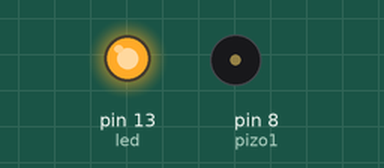
This sketch was run on a simulated Arduino Uno, built with avr-gcc and run on an emulated ATmega328P. Shown: output pins drawn as LEDs (lit = HIGH), buzzer (waves = sounding). What the sketch prints to the serial monitor is not drawn.

Above: at 0.18 s.
At 32.1 s:
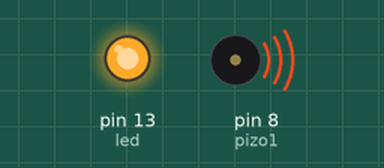
Timing chart, 0 to 40.0 s (numbered marks = the images above):
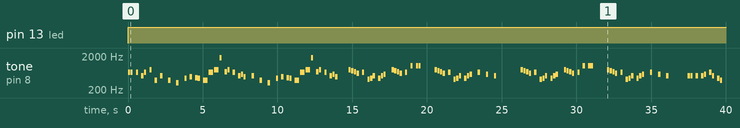

Measured:
- by itself, pin 13 (led): LOW → HIGH at 0.00 s
- by itself, tone on pin 8 (pizo1): plays 659 Hz for 0.15 s, 659 Hz for 0.15 s, 659 Hz for 0.15 s, 523 Hz for 0.15 s, 659 Hz for 0.15 s, 784 Hz for 0.15 s … (116 notes in this stretch)

The sketch:

music_mario_bros.ino
```cpp
#include <pitches.h>
#define NO_SOUND 0

// componentes
int led = 13;
int pizo1 = 8;
int unavez = true;

/* Hoja 1 */
void hoja1(){
    int h1_notas[] = {NOTE_E5,NOTE_E5,NO_SOUND,NOTE_E5,NO_SOUND,NOTE_C5,NOTE_E5, NO_SOUND,NOTE_G5, NO_SOUND,NOTE_G4, NO_SOUND,NOTE_C5,NO_SOUND,NO_SOUND,NOTE_G4,NO_SOUND,NOTE_E4,NO_SOUND,NO_SOUND,NOTE_A4,NO_SOUND,NOTE_B4,NO_SOUND,NOTE_AS4,NOTE_A4,NO_SOUND,NOTE_G4,NOTE_E5,NOTE_G5,NOTE_A6,NO_SOUND,NOTE_F5,NOTE_G5,NO_SOUND,NOTE_E5,NO_SOUND,NOTE_C5,NOTE_D5,NOTE_B4,NO_SOUND,NOTE_C5,NO_SOUND,NO_SOUND,NOTE_G4,NO_SOUND,NOTE_E4,NO_SOUND,NO_SOUND,NOTE_A4,NO_SOUND,NOTE_B4,NO_SOUND,NOTE_AS4,NOTE_A4,NO_SOUND,NOTE_G4,NOTE_E5,NOTE_G5,NOTE_A6,NO_SOUND,NOTE_F5,NOTE_G5,NO_SOUND,NOTE_E5,NO_SOUND,NOTE_C5,NOTE_D5,NOTE_B4,NO_SOUND};
    int h1_tiempos[] = {4,4,4,4,4,4,4,4,4,4,4,4,4,4,4,4,2,4,4,4,4,4,4,4,4,4,4,2,2,2,4,4,4,4,4,4,4,4,4,4,2,4,4,4,4,2,4,4,4,4,4,4,4,4,4,4,2,2,2,4,4,4,4,4,4,4,4,4,4,2};

    int duracion = 0;
    int paso = 600;
    int nota = 0;
    for(int i = 0; i < 70; i++){
        duracion = paso/h1_tiempos[i];
        nota = h1_notas[i];
        tone(pizo1, nota, duracion);
        delay(duracion * 1.2);
        //noTone(pizo1);
        //noTone(pizo2);
    }
}

/* Hoja 2 */
void hoja2(){
    int h2_notas[] = {NO_SOUND,NOTE_G5,NOTE_FS5,NOTE_F5,NOTE_DS5,NO_SOUND,NOTE_E5,NO_SOUND,NOTE_GS4,NOTE_A4,NOTE_C5,NO_SOUND,NOTE_A4,NOTE_C5,NOTE_D5,NO_SOUND,NOTE_G5,NOTE_FS5,NOTE_F5,NOTE_DS5,NO_SOUND,NOTE_E5,NO_SOUND,NOTE_C6,NO_SOUND,NOTE_C6,NOTE_C6,NO_SOUND,NO_SOUND,NO_SOUND,NOTE_G5,NOTE_FS5,NOTE_F5,NOTE_DS5,NO_SOUND,NOTE_E5,NO_SOUND,NOTE_GS4,NOTE_A4,NOTE_C5,NO_SOUND,NOTE_A4,NOTE_C5,NOTE_D5,NO_SOUND,NOTE_E5,NO_SOUND,NO_SOUND,NOTE_D5,NO_SOUND,NOTE_C5,NO_SOUND,NO_SOUND,NO_SOUND};
    int h2_tiempos[] = {2,4,4,4,4,4,4,4,4,4,4,4,4,4,4,2,4,4,4,4,4,4,4,4,4,4,4,4,2,2,4,4,4,4,4,4,4,4,4,4,4,4,4,4,2,4,4,4,4,2,4,4,2,1};

    int duracion = 0;
    int paso = 600;
    int nota = 0;
    for(int i = 0; i < 54; i++){
        duracion = paso/h2_tiempos[i];
        nota = h2_notas[i];
        tone(pizo1, nota, duracion);
        delay(duracion * 1.2);
        //noTone(pizo1);
        //noTone(pizo2);
    }
}

/* Hoja 3 */
void hoja3(){
    int h3_notas[] = {NO_SOUND,NOTE_G5,NOTE_FS5,NOTE_F5,NOTE_DS5,NO_SOUND,NOTE_E5,NO_SOUND,NOTE_GS4,NOTE_A4,NOTE_C5,NO_SOUND,NOTE_A4,NOTE_C5,NOTE_D5,NO_SOUND,NOTE_G5,NOTE_FS5,NOTE_F5,NOTE_DS5,NO_SOUND,NOTE_E5,NO_SOUND,NOTE_C6,NO_SOUND,NOTE_C6,NOTE_C6,NO_SOUND,NO_SOUND,NO_SOUND,NOTE_G5,NOTE_FS5,NOTE_F5,NOTE_DS5,NO_SOUND,NOTE_E5,NO_SOUND,NOTE_GS4,NOTE_A4,NOTE_C5,NO_SOUND,NOTE_A4,NOTE_C5,NOTE_D5,NO_SOUND,NOTE_E5,NO_SOUND,NO_SOUND,NOTE_D5,NO_SOUND,NOTE_C5,NO_SOUND,NO_SOUND,NO_SOUND};
    int h3_tiempos[] = {2,4,4,4,4,4,4,4,4,4,4,4,4,4,4,2,4,4,4,4,4,4,4,4,4,4,4,4,2,2,4,4,4,4,4,4,4,4,4,4,4,4,4,4,2,4,4,4,4,2,4,4,2,1};

    int duracion = 0;
    int paso = 600;
    int nota = 0;
    for(int i = 0; i < 54; i++){
        duracion = paso/h3_tiempos[i];
        nota = h3_notas[i];
        tone(pizo1, nota, duracion);
        delay(duracion * 1.2);
        //noTone(pizo1);
        //noTone(pizo2);
    }
}

/* Hoja 4 */
void hoja4(){
    int h4_notas[] = {NOTE_C5,NOTE_C5,NO_SOUND,NOTE_C5,NO_SOUND,NOTE_C5,NOTE_D5,NO_SOUND,NOTE_E5,NOTE_C5,NO_SOUND,NOTE_A4,NOTE_G4,NO_SOUND,NO_SOUND,NOTE_C5,NOTE_C5,NO_SOUND,NOTE_C5,NO_SOUND,NOTE_C5,NOTE_D5,NOTE_E5,NO_SOUND,NO_SOUND,NOTE_C5,NOTE_C5,NO_SOUND,NOTE_C5,NO_SOUND,NOTE_C5,NOTE_D5,NO_SOUND,NOTE_E5,NOTE_C5,NO_SOUND,NOTE_A4,NOTE_G4,NO_SOUND,NO_SOUND,NOTE_E5,NOTE_E5,NO_SOUND,NOTE_E5,NO_SOUND,NOTE_C5,NOTE_E5, NO_SOUND,NOTE_G5, NO_SOUND,NOTE_G4, NO_SOUND};
    int h4_tiempos[] = {4,4,4,4,4,4,4,4,4,4,4,4,4,4,2,4,4,4,4,4,4,4,4,1,1,4,4,4,4,4,4,4,4,4,4,4,4,4,4,2,4,4,4,4,4,4,4,4,4,4,4,4};

    int duracion = 0;
    int paso = 600;
    int nota = 0;
    for(int i = 0; i < 52; i++){
        duracion = paso/h4_tiempos[i];
        nota = h4_notas[i];
        tone(pizo1, nota, duracion);
        delay(duracion * 1.2);
        //noTone(pizo1);
        //noTone(pizo2);
    }
}

/* Hoja 5 */
void hoja5(){
    int h5_notas[] = {NOTE_C5,NO_SOUND,NO_SOUND,NOTE_G4,NO_SOUND,NOTE_E4,NO_SOUND,NO_SOUND,NOTE_A4,NO_SOUND,NOTE_B4,NO_SOUND,NOTE_AS4,NOTE_A4,NO_SOUND,NOTE_G4,NOTE_E5,NOTE_G5,NOTE_A6,NO_SOUND,NOTE_F5,NOTE_G5,NO_SOUND,NOTE_E5,NO_SOUND,NOTE_C5,NOTE_D5,NOTE_B4,NO_SOUND,NOTE_C5,NO_SOUND,NO_SOUND,NOTE_G4,NO_SOUND,NOTE_E4,NO_SOUND,NO_SOUND,NOTE_A4,NO_SOUND,NOTE_B4,NO_SOUND,NOTE_AS4,NOTE_A4,NO_SOUND,NOTE_G4,NOTE_E5,NOTE_G5,NOTE_A6,NO_SOUND,NOTE_F5,NOTE_G5,NO_SOUND,NOTE_E5,NO_SOUND,NOTE_C5,NOTE_D5,NOTE_B4,NO_SOUND};
    int h5_tiempos[] = {4,4,4,4,2,4,4,4,4,4,4,4,4,4,4,2,2,2,4,4,4,4,4,4,4,4,4,4,2,4,4,4,4,2,4,4,4,4,4,4,4,4,4,4,2,2,2,4,4,4,4,4,4,4,4,4,4,2};

    int duracion = 0;
    int paso = 600;
    int nota = 0;
    for(int i = 0; i < 58; i++){
        duracion = paso/h5_tiempos[i];
        nota = h5_notas[i];
        tone(pizo1, nota, duracion);
        delay(duracion * 1.2);
        //noTone(pizo1);
        //noTone(pizo2);
    }
}

/* Hoja 6 */
void hoja6(){
    int h6_notas[] = {NOTE_E5,NOTE_C5,NO_SOUND,NOTE_G4,NO_SOUND,NOTE_GS4,NO_SOUND,NOTE_A4,NOTE_F5,NO_SOUND,NOTE_F5,NOTE_A4,NO_SOUND,NO_SOUND,NOTE_B4,NOTE_A5,NOTE_A5,NOTE_A5,NOTE_G5,NOTE_F5,NOTE_E5,NOTE_C5,NO_SOUND,NOTE_A4,NOTE_G4,NO_SOUND,NO_SOUND,NOTE_E5,NOTE_C5,NO_SOUND,NOTE_G4,NO_SOUND,NOTE_GS4,NO_SOUND,NOTE_A4,NOTE_F5,NO_SOUND,NOTE_F5,NOTE_A4,NO_SOUND,NO_SOUND,NOTE_B4,NOTE_F5,NO_SOUND,NOTE_F5,NOTE_F5,NOTE_E5,NOTE_D5,NOTE_C5,NOTE_E4,NO_SOUND,NOTE_E4,NOTE_C4,NO_SOUND,NO_SOUND};
    int h6_tiempos[] = {4,4,4,4,2,4,4,4,4,4,4,4,4,2,2,2,2,2,2,2,4,4,4,4,4,4,2,4,4,4,4,2,4,4,4,4,4,4,4,4,2,4,4,4,4,2,2,2,4,4,4,4,4,4,2};

    int duracion = 0;
    int paso = 600;
    int nota = 0;
    for(int i = 0; i < 55; i++){
        duracion = paso/h6_tiempos[i];
        nota = h6_notas[i];
        tone(pizo1, nota, duracion);
        delay(duracion * 1.2);
        //noTone(pizo1);
        //noTone(pizo2);
    }
}

/* Hoja 7 */
void hoja7(){
    int h7_notas[] = {NOTE_E5,NOTE_C5,NO_SOUND,NOTE_G4,NO_SOUND,NOTE_GS4,NO_SOUND,NOTE_A4,NOTE_F5,NO_SOUND,NOTE_F5,NOTE_A4,NO_SOUND,NO_SOUND,NOTE_B4,NOTE_A5,NOTE_A5,NOTE_A5,NOTE_G5,NOTE_F5,NOTE_E5,NOTE_C5,NO_SOUND,NOTE_A4,NOTE_G4,NO_SOUND,NO_SOUND,NOTE_E5,NOTE_C5,NO_SOUND,NOTE_G4,NO_SOUND,NOTE_GS4,NO_SOUND,NOTE_A4,NOTE_F5,NO_SOUND,NOTE_F5,NOTE_A4,NO_SOUND,NO_SOUND,NOTE_B4,NOTE_F5,NO_SOUND,NOTE_F5,NOTE_F5,NOTE_E5,NOTE_D5,NOTE_C5,NOTE_E4,NO_SOUND,NOTE_E4,NOTE_C4,NO_SOUND,NO_SOUND};
    int h7_tiempos[] = {4,4,4,4,2,4,4,4,4,4,4,4,4,2,2,2,2,2,2,2,4,4,4,4,4,4,2,4,4,4,4,2,4,4,4,4,4,4,4,4,2,4,4,4,4,2,2,2,4,4,4,4,4,4,2};

    int duracion = 0;
    int paso = 600;
    int nota = 0;
    for(int i = 0; i < 55; i++){
        duracion = paso/h7_tiempos[i];
        nota = h7_notas[i];
        tone(pizo1, nota, duracion);
        delay(duracion * 1.2);
        //noTone(pizo1);
        //noTone(pizo2);
    }
}

/* Hoja 8 */
void hoja8(){
    int h8_notas[] = {NOTE_C5,NOTE_C5,NO_SOUND,NOTE_C5,NO_SOUND,NOTE_C5,NOTE_D5,NO_SOUND,NOTE_E5,NOTE_C5,NO_SOUND,NOTE_A4,NOTE_G4,NO_SOUND,NO_SOUND,NOTE_C5,NOTE_C5,NO_SOUND,NOTE_C5,NO_SOUND,NOTE_C5,NOTE_D5,NOTE_E5,NO_SOUND,NO_SOUND,NOTE_C5,NOTE_C5,NO_SOUND,NOTE_C5,NO_SOUND,NOTE_C5,NOTE_D5,NO_SOUND,NOTE_E5,NOTE_C5,NO_SOUND,NOTE_A4,NOTE_G4,NO_SOUND,NO_SOUND,NOTE_E5,NOTE_E5,NO_SOUND,NOTE_E5,NO_SOUND,NOTE_C5,NOTE_E5, NO_SOUND,NOTE_G5, NO_SOUND,NOTE_G4, NO_SOUND};
    int h8_tiempos[] = {4,4,4,4,4,4,4,4,4,4,4,4,4,4,2,4,4,4,4,4,4,4,4,1,1,4,4,4,4,4,4,4,4,4,4,4,4,4,4,2,4,4,4,4,4,4,4,4,4,4,4,4};

    int duracion = 0;
    int paso = 600;
    int nota = 0;
    for(int i = 0; i < 52; i++){
        duracion = paso/h8_tiempos[i];
        nota = h8_notas[i];
        tone(pizo1, nota, duracion);
        delay(duracion * 1.2);
        //noTone(pizo1);
        //noTone(pizo2);
    }
}

/* Hoja 9 */
void hoja9(){
    int h9_notas[] = {NOTE_E5,NOTE_C5,NO_SOUND,NOTE_G4,NO_SOUND,NOTE_GS4,NO_SOUND,NOTE_A4,NOTE_F5,NO_SOUND,NOTE_F5,NOTE_A4,NO_SOUND,NO_SOUND,NOTE_B4,NOTE_A5,NOTE_A5,NOTE_A5,NOTE_G5,NOTE_F5,NOTE_E5,NOTE_C5,NO_SOUND,NOTE_A4,NOTE_G4,NO_SOUND,NO_SOUND,NOTE_E5,NOTE_C5,NO_SOUND,NOTE_G4,NO_SOUND,NOTE_GS4,NO_SOUND,NOTE_A4,NOTE_F5,NO_SOUND,NOTE_F5,NOTE_A4,NO_SOUND,NO_SOUND,NOTE_B4,NOTE_F5,NO_SOUND,NOTE_F5,NOTE_F5,NOTE_E5,NOTE_D5,NOTE_C5,NOTE_E4,NO_SOUND,NOTE_E4,NOTE_C4,NO_SOUND,NO_SOUND};
    int h9_tiempos[] = {4,4,4,4,2,4,4,4,4,4,4,4,4,2,2,2,2,2,2,2,4,4,4,4,4,4,2,4,4,4,4,2,4,4,4,4,4,4,4,4,2,4,4,4,4,2,2,2,4,4,4,4,4,4,2};

    int duracion = 0;
    int paso = 600;
    int nota = 0;
    for(int i = 0; i < 55; i++){
        duracion = paso/h9_tiempos[i];
        nota = h9_notas[i];
        tone(pizo1, nota, duracion);
        delay(duracion * 1.2);
        //noTone(pizo1);
        //noTone(pizo2);
    }
}

void setup(){
    // Configurar pin
    Serial.begin(9600);
    pinMode(led, OUTPUT);
    pinMode(pizo1, OUTPUT);


}

void loop(){
    if(unavez == true){
        Serial.println("Inicia programa");

        digitalWrite(led, HIGH);
        hoja1();
        hoja2();
        hoja3();
        hoja4();
        hoja5();
        hoja6();
        hoja7();
        hoja8();
        hoja9();
        digitalWrite(led, LOW);

        Serial.println("Finaliza programa.");
        unavez = false;
    }
    else{
        //
    }

}
```
